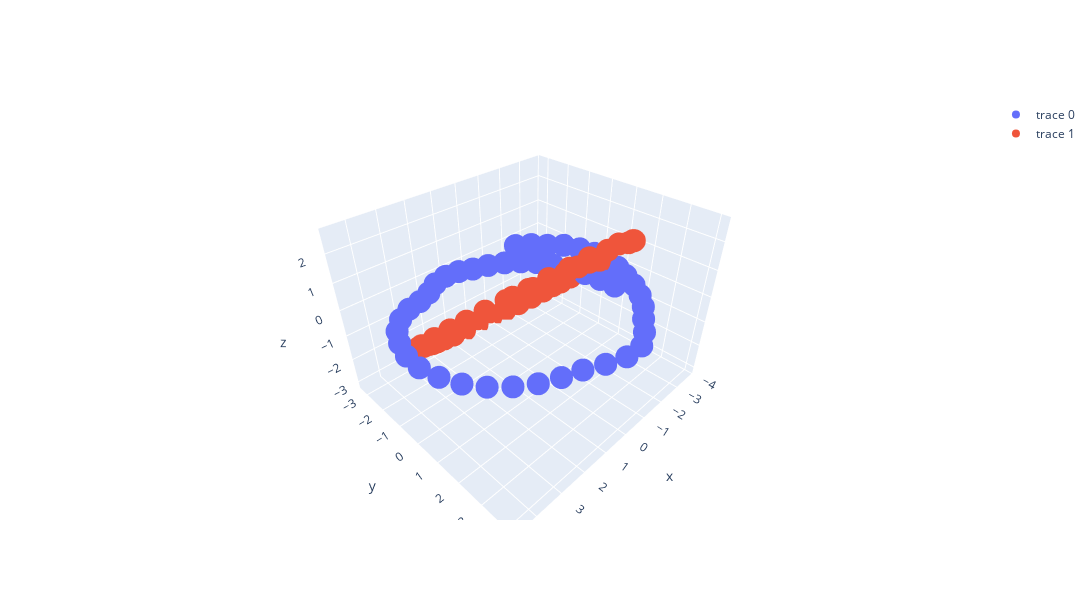

The code cell stored with this chart in its notebook:
### Code cell
positions_rotated = poses_rotated[:, :3, 3]
fig = go.Figure(data=[go.Scatter3d(x=positions_rotated[:, 0], y=positions_rotated[:, 1], z=positions_rotated[:, 2], mode='markers')])
fig.add_trace(go.Scatter3d(x=positions[:, 0], y=positions[:, 1], z=positions[:, 2], mode='markers'))
fig.update_layout(height=600, width=1200, scene=dict(aspectmode='data'))
fig.show()
